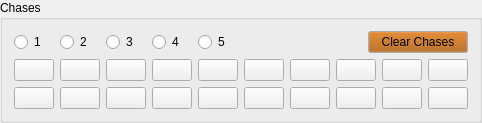
     <widget class="QGroupBox" name="groupBox_4">
      <property name="sizePolicy">
       <sizepolicy hsizetype="Preferred" vsizetype="Minimum">
        <horstretch>0</horstretch>
        <verstretch>0</verstretch>
       </sizepolicy>
      </property>
      <property name="minimumSize">
       <size>
        <width>0</width>
        <height>0</height>
       </size>
      </property>
      <property name="title">
       <string>Chases</string>
      </property>
      <layout class="QVBoxLayout" name="verticalLayout_29">
       <item>
        <layout class="QHBoxLayout" name="horizontalLayout_6">
         <item>
          <widget class="QRadioButton" name="m_pChaseSelector_1">
           <property name="minimumSize">
            <size>
             <width>40</width>
             <height>0</height>
            </size>
           </property>
           <property name="text">
            <string>1</string>
           </property>
          </widget>
         </item>
         <item>
          <widget class="QRadioButton" name="m_pChaseSelector_2">
           <property name="minimumSize">
            <size>
             <width>40</width>
             <height>0</height>
            </size>
           </property>
           <property name="text">
            <string>2</string>
           </property>
          </widget>
         </item>
         <item>
          <widget class="QRadioButton" name="m_pChaseSelector_3">
           <property name="minimumSize">
            <size>
             <width>40</width>
             <height>0</height>
            </size>
           </property>
           <property name="text">
            <string>3</string>
           </property>
          </widget>
         </item>
         <item>
          <widget class="QRadioButton" name="m_pChaseSelector_4">
           <property name="minimumSize">
            <size>
             <width>40</width>
             <height>0</height>
            </size>
           </property>
           <property name="text">
            <string>4</string>
           </property>
          </widget>
         </item>
         <item>
          <widget class="QRadioButton" name="m_pChaseSelector_5">
           <property name="minimumSize">
            <size>
             <width>40</width>
             <height>0</height>
            </size>
           </property>
           <property name="text">
            <string>5</string>
           </property>
          </widget>
         </item>
         <item>
          <spacer name="horizontalSpacer_5">
           <property name="orientation">
            <enum>Qt::Orientation::Horizontal</enum>
           </property>
           <property name="sizeHint" stdset="0">
            <size>
             <width>40</width>
             <height>20</height>
            </size>
           </property>
          </spacer>
         </item>
         <item>
          <widget class="QPushButton" name="m_pClearChases">
           <property name="minimumSize">
            <size>
             <width>100</width>
             <height>0</height>
            </size>
           </property>
           <property name="maximumSize">
            <size>
             <width>100</width>
             <height>16777215</height>
            </size>
           </property>
           <property name="palette">
            <palette>
             <active>
              <colorrole role="Button">
               <brush brushstyle="SolidPattern">
                <color alpha="255">
                 <red>170</red>
                 <green>85</green>
                 <blue>0</blue>
                </color>
               </brush>
              </colorrole>
             </active>
             <inactive>
              <colorrole role="Button">
               <brush brushstyle="SolidPattern">
                <color alpha="255">
                 <red>170</red>
                 <green>85</green>
                 <blue>0</blue>
                </color>
               </brush>
              </colorrole>
             </inactive>
             <disabled>
              <colorrole role="Button">
               <brush brushstyle="SolidPattern">
                <color alpha="255">
                 <red>170</red>
                 <green>85</green>
                 <blue>0</blue>
                </color>
               </brush>
              </colorrole>
             </disabled>
            </palette>
           </property>
           <property name="text">
            <string>Clear Chases</string>
           </property>
          </widget>
         </item>
        </layout>
       </item>
       <item>
        <layout class="QHBoxLayout" name="horizontalLayout_8">
         <item>
          <widget class="ChaseButton" name="m_pChaseBtn_1">
           <property name="text">
            <string/>
           </property>
          </widget>
         </item>
         <item>
          <widget class="ChaseButton" name="m_pChaseBtn_2">
           <property name="text">
            <string/>
           </property>
          </widget>
         </item>
         <item>
          <widget class="ChaseButton" name="m_pChaseBtn_3">
           <property name="text">
            <string/>
           </property>
          </widget>
         </item>
         <item>
          <widget class="ChaseButton" name="m_pChaseBtn_4">
           <property name="text">
            <string/>
           </property>
          </widget>
         </item>
         <item>
          <widget class="ChaseButton" name="m_pChaseBtn_5">
           <property name="text">
            <string/>
           </property>
          </widget>
         </item>
         <item>
          <widget class="ChaseButton" name="m_pChaseBtn_6">
           <property name="text">
            <string/>
           </property>
          </widget>
         </item>
         <item>
          <widget class="ChaseButton" name="m_pChaseBtn_7">
           <property name="text">
            <string/>
           </property>
          </widget>
         </item>
         <item>
          <widget class="ChaseButton" name="m_pChaseBtn_8">
           <property name="text">
            <string/>
           </property>
          </widget>
         </item>
         <item>
          <widget class="ChaseButton" name="m_pChaseBtn_9">
           <property name="text">
            <string/>
           </property>
          </widget>
         </item>
         <item>
          <widget class="ChaseButton" name="m_pChaseBtn_10">
           <property name="text">
            <string/>
           </property>
          </widget>
         </item>
        </layout>
       </item>
       <item>
        <layout class="QHBoxLayout" name="horizontalLayout_15">
         <item>
          <widget class="ChaseButton" name="m_pChaseBtn_11">
           <property name="text">
            <string/>
           </property>
          </widget>
         </item>
         <item>
          <widget class="ChaseButton" name="m_pChaseBtn_12">
           <property name="text">
            <string/>
           </property>
          </widget>
         </item>
         <item>
          <widget class="ChaseButton" name="m_pChaseBtn_13">
           <property name="text">
            <string/>
           </property>
          </widget>
         </item>
         <item>
          <widget class="ChaseButton" name="m_pChaseBtn_14">
           <property name="text">
            <string/>
           </property>
          </widget>
         </item>
         <item>
          <widget class="ChaseButton" name="m_pChaseBtn_15">
           <property name="text">
            <string/>
           </property>
          </widget>
         </item>
         <item>
          <widget class="ChaseButton" name="m_pChaseBtn_16">
           <property name="text">
            <string/>
           </property>
          </widget>
         </item>
         <item>
          <widget class="ChaseButton" name="m_pChaseBtn_17">
           <property name="text">
            <string/>
           </property>
          </widget>
         </item>
         <item>
          <widget class="ChaseButton" name="m_pChaseBtn_18">
           <property name="text">
            <string/>
           </property>
          </widget>
         </item>
         <item>
          <widget class="ChaseButton" name="m_pChaseBtn_19">
           <property name="text">
            <string/>
           </property>
          </widget>
         </item>
         <item>
          <widget class="ChaseButton" name="m_pChaseBtn_20">
           <property name="text">
            <string/>
           </property>
          </widget>
         </item>
        </layout>
       </item>
      </layout>
     </widget>
